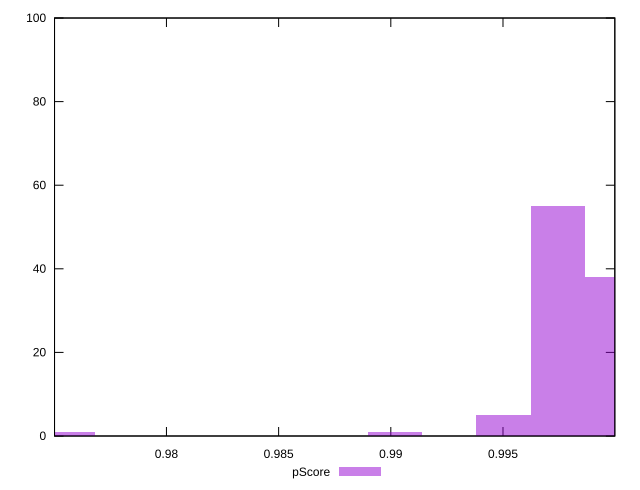

Reproduce this figure in gnuplot.
reset

$pScore <<EOF
0.975615512703041 1
0.9998845553075942 38
0.9974576510471389 55
0.9950307467866836 5
0.9901769382657729 1
EOF

set key outside below
set boxwidth 0.002426904260455326
set xrange [0.975012098151885:0.9999840491574434]
set yrange [0:100]
set trange [0:100]
set style fill transparent solid 0.5 noborder
set terminal svg size 640, 490 enhanced background rgb 'white'
set output "reports/report_00030_2021-02-24T20-42-31.540Z/estimated-input-latency/samples/music/pScore/histogram.svg"

plot $pScore title "pScore" with boxes

reset
